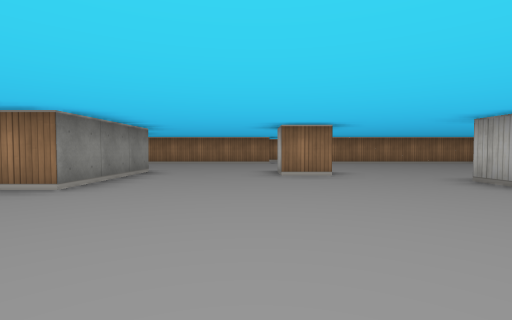
[1] (above)

18 first-person views from a walk through a cub3D ray-caster map. The camera is about half as high as the walls, tilts 2° down and sees 85° across. The floor is counted in squares. Each view is taken from the middle of a square. On the plan, view 1 faces up. The plan holds only what a view shows up to about 9 squares ahead; the rest is blank.

[2]
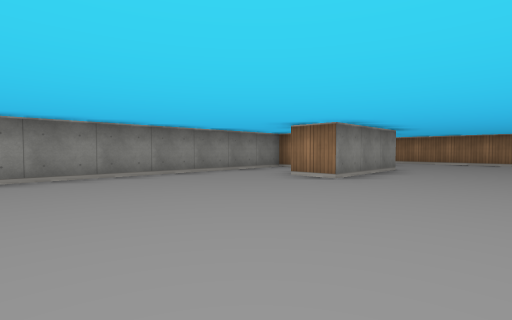

[3]
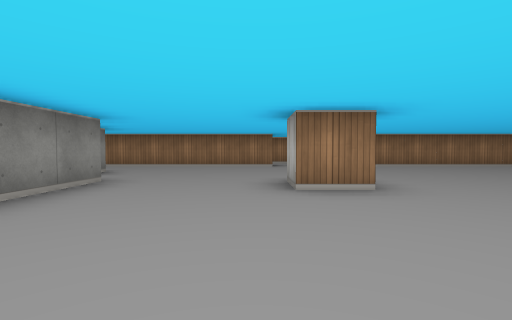

[4]
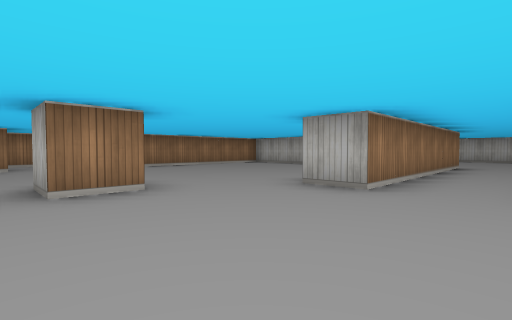

[5]
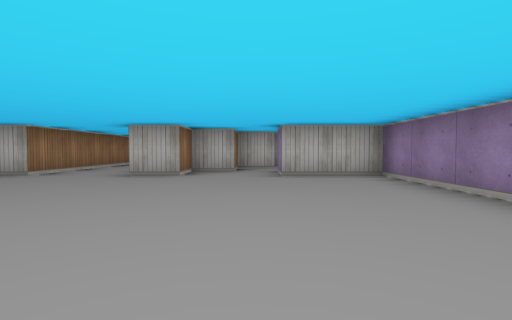

[6]
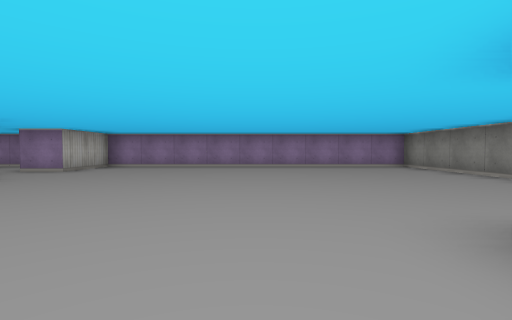

[7]
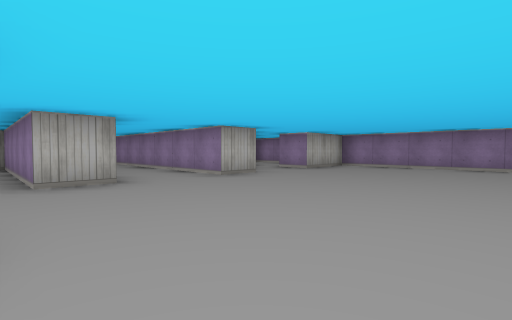

[8]
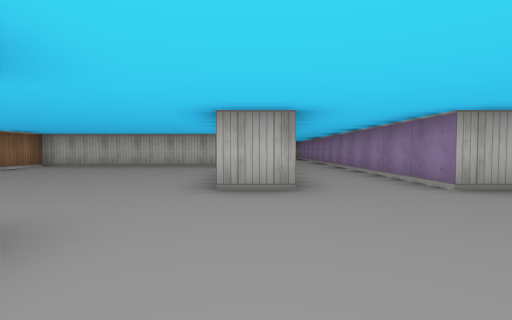

[9]
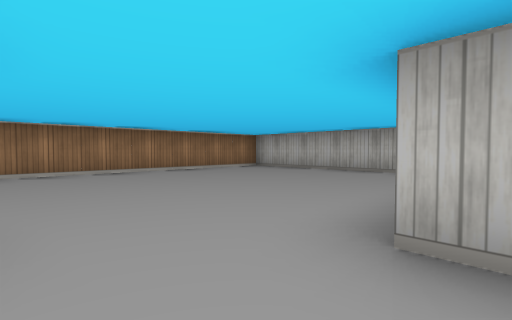

[10]
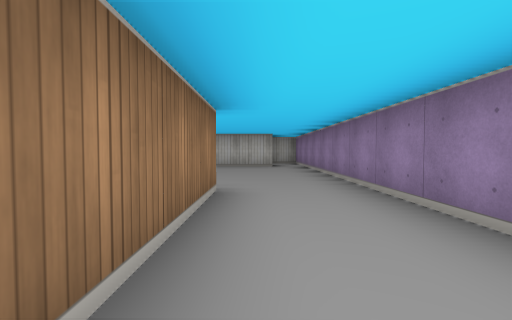

[11]
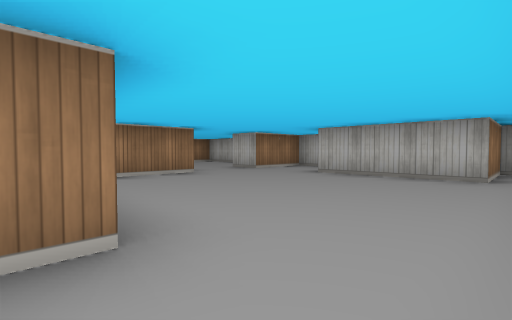

[12]
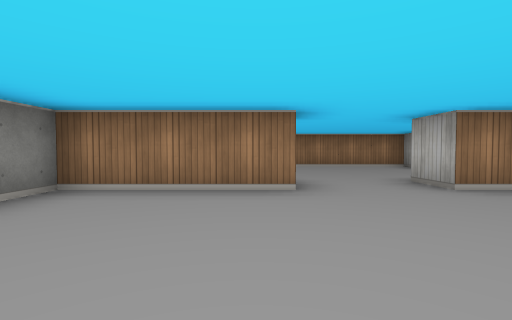

[13]
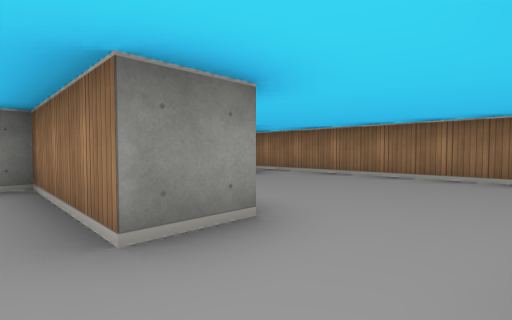

[14]
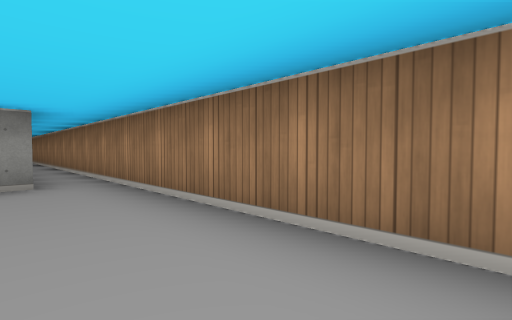

[15]
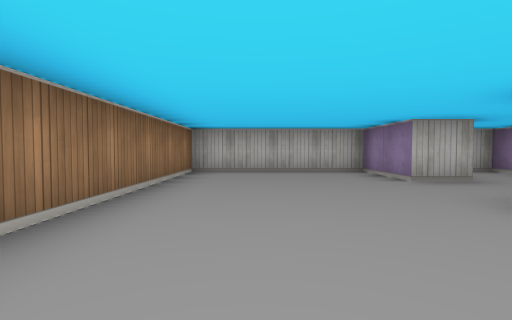

[16]
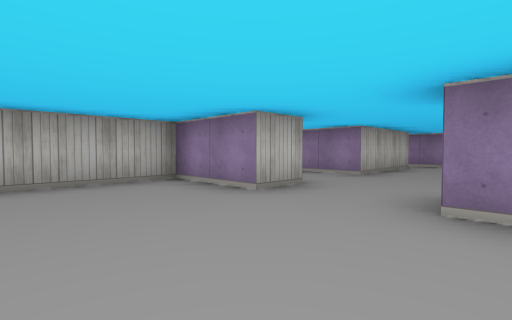

[17]
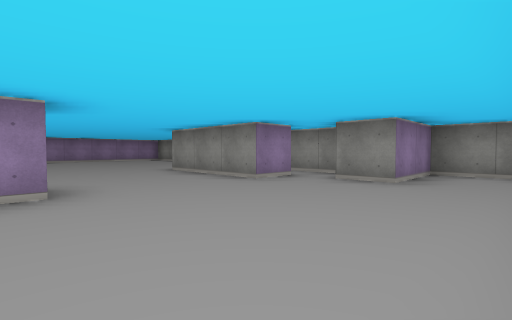

[18]
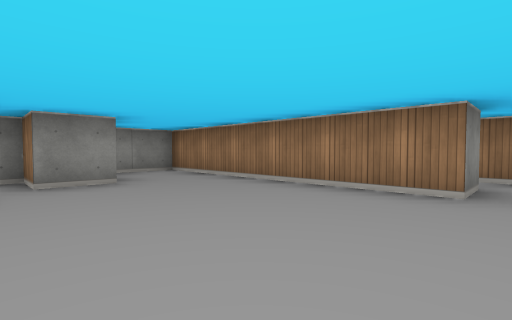

### Floor plan
Points are (right, up) in squares from view 1. A wall is a line through its corners. A room is listed if a view was taken in it or the views show most of it. See-through windows are left out.
Room 1 (views 1, 2, 3, 4, 5, 6, 7, 8, 9, 10, 11, 17, 18)
walls: (1.6, 5.5) (0.5, 5.5) (0.5, 6.5) (0.9, 6.5); (-3.5, 6.5) (-2.5, 6.5) (-2.5, 3.5) (-3.5, 3.5); (4.5, -0.5) (4.5, 0.5) (3.5, 0.5) (3.5, 1.5) (9.5, 1.5); (-5, 5.5) (-5.5, 5.5) (-5.5, -3.5) (3.5, -3.5) (3.5, -1.5) (4.5, -1.5); (0.5, 10.5) (-5.5, 10.5) (-5.5, 8.5) (-3.5, 8.5) (-3.5, 7.5) (-4.5, 7.5) (-4.5, 5.6); (9.6, 3.5) (3.5, 3.5) (3.5, 4.5) (8.5, 4.5) (8.5, 10.5) (2.2, 10.5)
ways out: opening at (10, 2.5) to room 2; opening at (1, 11) to room 3; opening at (4, -1)
Room 2 (views 12, 13)
walls: (12.5, 7.5) (9.5, 7.5) (9.5, 6.6); (16.5, 2.5) (14.5, 2.5) (14.5, 5.5) (16.5, 5.5) (16.5, 7.5) (14.5, 7.5); (9.5, 1.5) (15, 1.5)
ways out: opening at (10, 2.5) to room 1; opening at (13.5, 8) to room 3
Room 3 (views 14, 15, 16)
walls: (9.5, 11.6) (9.5, 11.1); (12, 8.5) (12.5, 8.5) (12.5, 7.5); (14.5, 7.5) (14.5, 8.5) (16.5, 8.5) (16.5, 12.5) (2.8, 12.5); (1.2, 12.5) (0.4, 12.5); (0.5, 11.5) (0.5, 10.5)
ways out: opening at (1, 11) to room 1; opening at (13.5, 8) to room 2; opening at (0, 12)

Where each view was taken, in squares from view 1:
view 1: 0 up, 0 right, facing up
view 2: 1 down, 0 right, facing up-left
view 3: 2 up, 0 right, facing up
view 4: 2 up, 0 right, facing up-right
view 5: 1 down, 2 left, facing right
view 6: 5 up, 1 left, facing down
view 7: 5 up, 1 left, facing down-right
view 8: 4 up, 0 right, facing right
view 9: 4 up, 2 right, facing up-right
view 10: 3 up, 6 right, facing right
view 11: 2 up, 9 right, facing up-right
view 12: 4 up, 12 right, facing up
view 13: 7 up, 14 right, facing up-left
view 14: 11 up, 14 right, facing up-left
view 15: 11 up, 10 right, facing right
view 16: 11 up, 12 right, facing down-right
view 17: 10 up, 1 right, facing down-left
view 18: 7 up, 1 right, facing up-left
